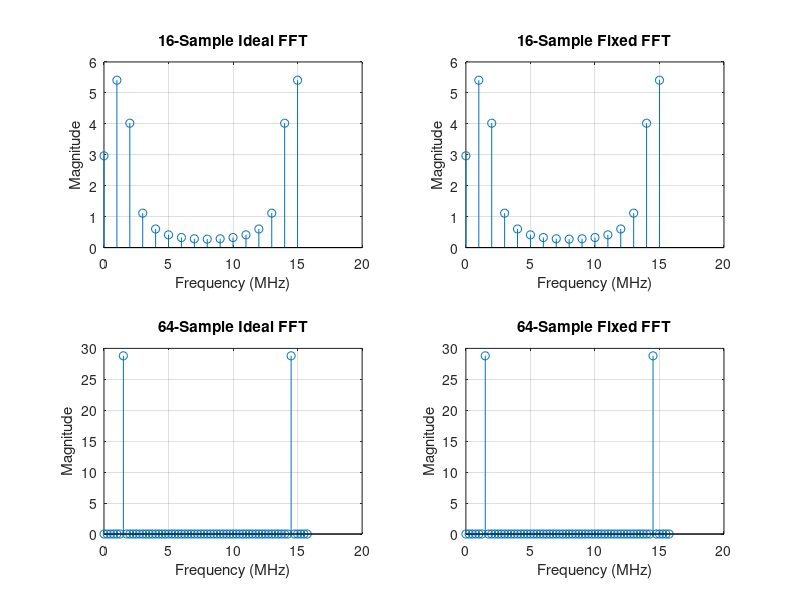
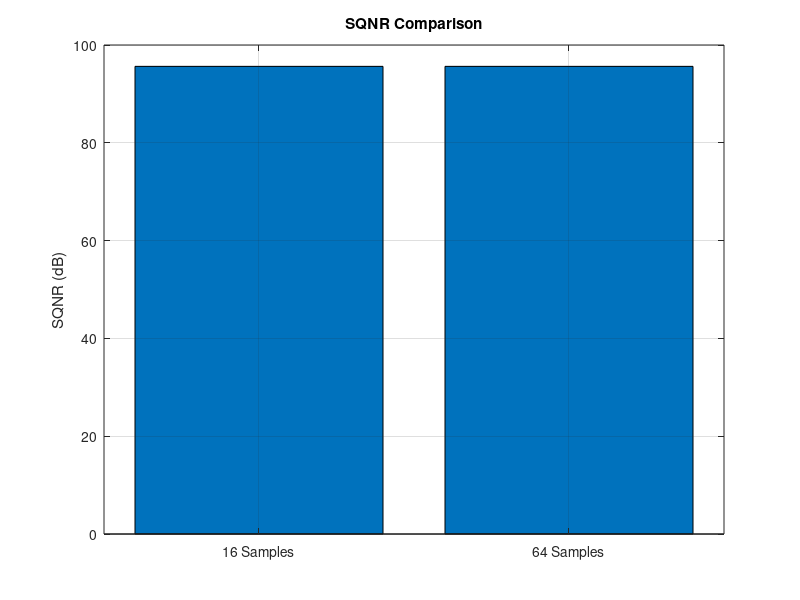

Here is the MATLAB script that generated these plots, in order:


A = 0.9;
bits = 16;
fs = 16e6;
fin=1.5e6;

scale = 2^(bits-1);

N1 = 16;

n1 = 0:N1-1;

% 1 cycle in 16 samples
x1 = A*sin(2*pi*fin*n1/fs);

% Floating FFT
X1_float = fft(x1);

% Fixed-point quantization
x1_fixed = round(x1*scale)/scale;

% Fixed FFT
X1_fixed = fft(x1_fixed);

% Noise
noise1 = X1_float - X1_fixed;

% Power
Ps1 = sum(abs(X1_float).^2);
Pn1 = sum(abs(noise1).^2);

% SQNR
SQNR1 = 10*log10(Ps1/Pn1);

%% ====================================================
%% CASE 2 : 64 Samples (4 Periods)
%% ====================================================

N2 = 64;

n2 = 0:N2-1;

% Same frequency, but 4 complete periods
x2 = A*sin(2*pi*fin*n2/fs);

% Floating FFT
X2_float = fft(x2);

% Fixed-point quantization
x2_fixed = round(x2*scale)/scale;

% Fixed FFT
X2_fixed = fft(x2_fixed);

% Noise
noise2 = X2_float - X2_fixed;

% Power
Ps2 = sum(abs(X2_float).^2);
Pn2 = sum(abs(noise2).^2);

% SQNR
SQNR2 = 10*log10(Ps2/Pn2);

%% ====================================================
%% DISPLAY RESULTS
%% ====================================================

fprintf('SQNR for 16 samples = %.2f dB\n', SQNR1);
fprintf('SQNR for 64 samples = %.2f dB\n', SQNR2);

%% ====================================================
%% FREQUENCY AXIS
%% ====================================================

f1 = (0:N1-1)*(fs/N1)/1e6;
f2 = (0:N2-1)*(fs/N2)/1e6;

%% ====================================================
%% FFT PLOTS
%% ====================================================

figure;

subplot(2,2,1);
stem(f1, abs(X1_float));
title('16-Sample Ideal FFT');
xlabel('Frequency (MHz)');
ylabel('Magnitude');
grid on;

subplot(2,2,2);
stem(f1, abs(X1_fixed));
title('16-Sample Fixed FFT');
xlabel('Frequency (MHz)');
ylabel('Magnitude');
grid on;

subplot(2,2,3);
stem(f2, abs(X2_float));
title('64-Sample Ideal FFT');
xlabel('Frequency (MHz)');
ylabel('Magnitude');
grid on;

subplot(2,2,4);
stem(f2, abs(X2_fixed));
title('64-Sample Fixed FFT');
xlabel('Frequency (MHz)');
ylabel('Magnitude');
grid on;

%% ====================================================
%% SQNR COMPARISON
%% ====================================================

figure;

bar([SQNR1 SQNR2]);

xticklabels({'16 Samples','64 Samples'});

ylabel('SQNR (dB)');
title('SQNR Comparison');

grid on;
